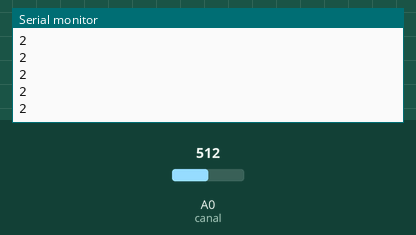
The sketch below on a simulated Arduino Uno, built with avr-gcc and run on an emulated ATmega328P. On the bench: the last lines printed to the serial monitor. Inputs (shaded band) come from the test bench; at power-on: A0 (canal) = 512.

Above: at 1.2 s.
1.3 s: A0 (canal) set to 716
At 2.2 s:
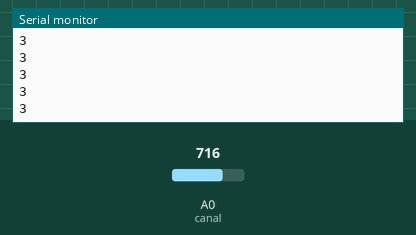
2.8 s: A0 (canal) set to 900
At 3.8 s:
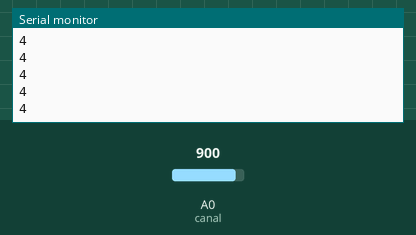
Timing chart, 0 to 5.8 s (numbered marks = the images above; inputs shaded):
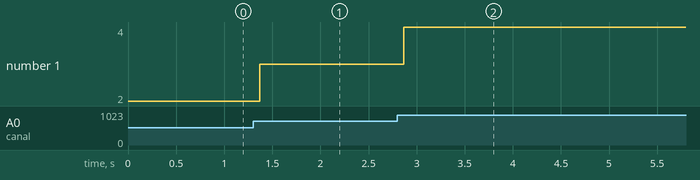

Measured:
- after the input at 1.3 s, the serial monitor: prints a new line after 0.07 s (image 1)
- after the input at 2.8 s, the serial monitor: prints a new line after 0.07 s (image 2)
- plotted number 1: 2 → 3 after the input at 1.3 s, 3 → 4 after the input at 2.8 s

The sketch:

analogico.ino
```cpp
int valor;
int canal = A0;

void setup(){
  Serial.begin(9600);
}

void loop(){
  valor = (int)(((float)(analogRead(canal)/1024.0))*5);
  Serial.println(valor);
}
```
